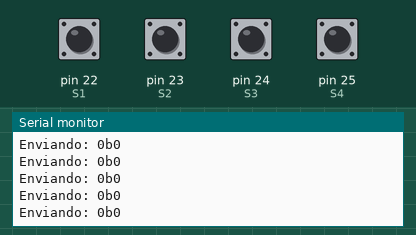
Bench run of a sketch on a simulated Arduino Mega 2560, built with avr-gcc and run on an emulated ATmega2560. Shown: the last lines printed to the serial monitor. Inputs (shaded band) come from the test bench; at power-on: pin 22 (S1), pin 23 (S2), pin 24 (S3), pin 25 (S4) HIGH.

Above: at 1.2 s.
1.3 s: pin 22 (S1) pulled LOW for 0.25 s
At 1.56 s:
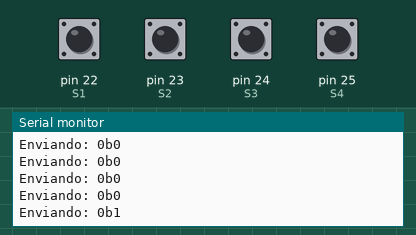
3.0 s: pin 23 (S2) pulled LOW for 0.25 s
At 3.16 s:
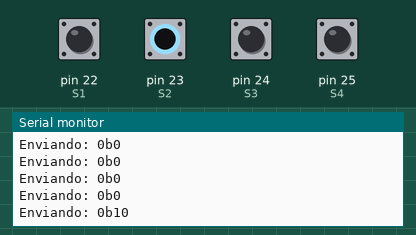
4.7 s: pin 24 (S3) pulled LOW for 0.25 s
At 4.96 s:
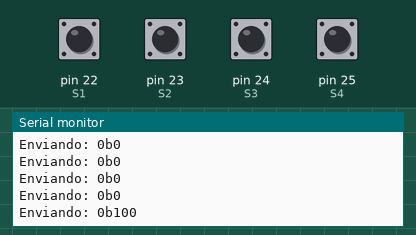
6.4 s: pin 25 (S4) pulled LOW for 0.25 s
At 6.56 s:
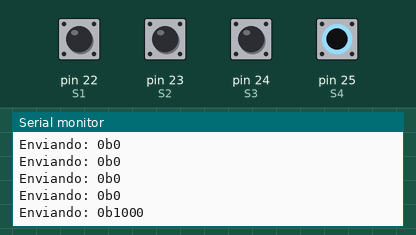
Timing chart, 0 to 9.1 s (numbered marks = the images above; inputs shaded):
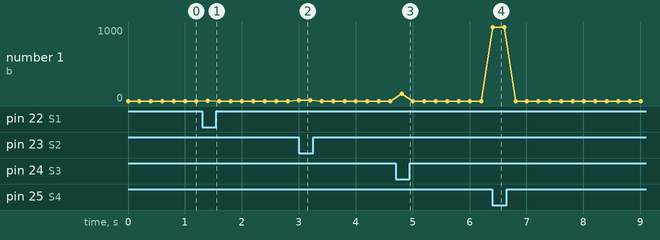

Measured:
- after the input at 1.3 s, the serial monitor: prints a new line after 0.10 s (image 1)
- after the input at 3.0 s, the serial monitor: prints a new line at once (image 2)
- after the input at 4.7 s, the serial monitor: prints a new line after 0.11 s (image 3)
- after the input at 6.4 s, the serial monitor: prints a new line at once (image 4)

The sketch:

PRACTICA9EMISOR.ino
```cpp
#include <SPI.h>

// Switches en pines seguros
const int S1 = 22, S2 = 23, S3 = 24, S4 = 25;
const int SS_PIN = 53;

void setup() {
  Serial.begin(9600);

  pinMode(S1, INPUT_PULLUP);
  pinMode(S2, INPUT_PULLUP);
  pinMode(S3, INPUT_PULLUP);
  pinMode(S4, INPUT_PULLUP);

  pinMode(SS_PIN, OUTPUT);
  digitalWrite(SS_PIN, HIGH);

  SPI.begin();
  SPI.setClockDivider(SPI_CLOCK_DIV16);
  SPI.setDataMode(SPI_MODE0);
  SPI.setBitOrder(MSBFIRST);
}

void loop() {
  byte dato = 0;
  dato |= (!digitalRead(S1)) << 0;
  dato |= (!digitalRead(S2)) << 1;
  dato |= (!digitalRead(S3)) << 2;
  dato |= (!digitalRead(S4)) << 3;

  digitalWrite(SS_PIN, LOW);
  SPI.transfer(dato);
  digitalWrite(SS_PIN, HIGH);

  Serial.print("Enviando: 0b");
  Serial.println(dato, BIN);

  delay(200);
}
```
